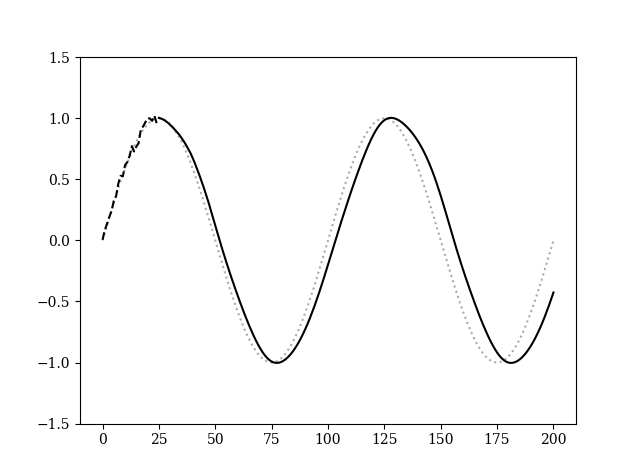

This figure's Python source:
'''
「詳解ディープラーニング」(P227-P**)
'''

import numpy as np
import tensorflow as tf
import matplotlib.pyplot as plt
from sklearn.model_selection import train_test_split
from sklearn.utils import shuffle

np.random.seed(0)
tf.set_random_seed(1234)

def inference(x, n_batch, maxlen=None, n_hidden=None, n_out=None):
    def weight_variable(shape):
        initial = tf.truncated_normal(shape, stddev=0.01)
        return tf.Variable(initial)

    def bias_variable(shape):
        initial = tf.zeros(shape, dtype=tf.float32)
        return tf.Variable(initial)

    cell = tf.contrib.rnn.BasicLSTMCell(n_hidden, forget_bias=1.0)
    initial_state = cell.zero_state(n_batch, tf.float32)

    state = initial_state
    outputs = []  # 過去の隠れ層の出力を保存
    with tf.variable_scope('LSTM'):
        for t in range(maxlen):
            if t > 0:
                tf.get_variable_scope().reuse_variables()
            (cell_output, state) = cell(x[:, t, :], state)
            outputs.append(cell_output)

    output = outputs[-1]

    V = weight_variable([n_hidden, n_out])
    c = bias_variable([n_out])
    y = tf.matmul(output, V) + c  # 線形活性

    return y


def loss(y, t):
    mse = tf.reduce_mean(tf.square(y - t))
    return mse


def training(loss):
    optimizer = \
        tf.train.AdamOptimizer(learning_rate=0.001, beta1=0.9, beta2=0.999)

    train_step = optimizer.minimize(loss)
    return train_step


class EarlyStopping():
    def __init__(self, patience=0, verbose=0):
        self._step = 0
        self._loss = float('inf')
        self.patience = patience
        self.verbose = verbose

    def validate(self, loss):
        if self._loss < loss:
            self._step += 1
            if self._step > self.patience:
                if self.verbose:
                    print('early stopping')
                return True
        else:
            self._step = 0
            self._loss = loss

        return False


if __name__ == '__main__':
    def sin(x, T=100):
        return np.sin(2.0 * np.pi * x / T)

    def toy_problem(T=100, ampl=0.05):
        x = np.arange(0, 2 * T + 1)
        noise = ampl * np.random.uniform(low=-1.0, high=1.0, size=len(x))
        return sin(x) + noise

    '''
    データの生成
    '''
    T = 100
    f = toy_problem(T)

    length_of_sequences = 2 * T
    maxlen = 25

    data = []
    target = []

    for i in range(0, length_of_sequences - maxlen + 1):
        data.append(f[i: i + maxlen])
        target.append(f[i + maxlen])

    X = np.array(data).reshape(len(data), maxlen, 1)
    Y = np.array(target).reshape(len(data), 1)

    # データ設定
    N_train = int(len(data) * 0.9)
    N_validation = len(data) - N_train

    X_train, X_validation, Y_train, Y_validation = \
        train_test_split(X, Y, test_size=N_validation)

    '''
    モデル設定
    '''
    n_in = len(X[0][0])  # 1
    n_hidden = 30
    n_out = len(Y[0])  # 1

    x = tf.placeholder(tf.float32, shape=[None, maxlen, n_in])
    t = tf.placeholder(tf.float32, shape=[None, n_out])
    n_batch = tf.placeholder(tf.int32, shape=[])

    y = inference(x, n_batch, maxlen=maxlen, n_hidden=n_hidden, n_out=n_out)
    loss = loss(y, t)
    train_step = training(loss)

    early_stopping = EarlyStopping(patience=10, verbose=1)
    history = {
        'val_loss': []
    }

    '''
    モデル学習
    '''
    epochs = 500
    batch_size = 10

    init = tf.global_variables_initializer()
    sess = tf.Session()
    sess.run(init)

    n_batches = N_train // batch_size

    for epoch in range(epochs):
        X_, Y_ = shuffle(X_train, Y_train)

        for i in range(n_batches):
            start = i * batch_size
            end = start + batch_size

            sess.run(train_step, feed_dict={
                x: X_[start:end],
                t: Y_[start:end],
                n_batch: batch_size
            })

        # 検証データを用いた評価
        val_loss = loss.eval(session=sess, feed_dict={
            x: X_validation,
            t: Y_validation,
            n_batch: N_validation
        })

        history['val_loss'].append(val_loss)
        print('epoch:', epoch,
              ' validation loss:', val_loss)

        # Early Stopping チェック
        if early_stopping.validate(val_loss):
            break

    '''
    出力を用いて予測
    '''
    truncate = maxlen
    Z = X[:1]  # 元データの最初の一部だけ切り出し

    original = [f[i] for i in range(maxlen)]
    predicted = [None for i in range(maxlen)]

    for i in range(length_of_sequences - maxlen + 1):
        # 最後の時系列データから未来を予測
        z_ = Z[-1:]
        y_ = y.eval(session=sess, feed_dict={
            x: Z[-1:],
            n_batch: 1
        })
        # 予測結果を用いて新しい時系列データを生成
        sequence_ = np.concatenate(
            (z_.reshape(maxlen, n_in)[1:], y_), axis=0) \
            .reshape(1, maxlen, n_in)
        Z = np.append(Z, sequence_, axis=0)
        predicted.append(y_.reshape(-1))

    '''
    グラフで可視化
    '''
    plt.rc('font', family='serif')
    plt.figure()
    plt.ylim([-1.5, 1.5])
    plt.plot(toy_problem(T, ampl=0), linestyle='dotted', color='#aaaaaa')
    plt.plot(original, linestyle='dashed', color='black')
    plt.plot(predicted, color='black')
    plt.show()
